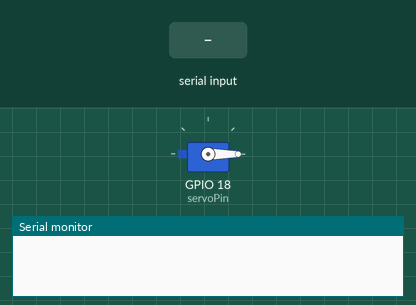
Bench run of a sketch on a simulated ESP32. Shown: servo, the last lines printed to the serial monitor. The test bench sets the inputs (shaded band).

Above: at 1.2 s.
1.3 s: "f" received over Serial
At 2.5 s:
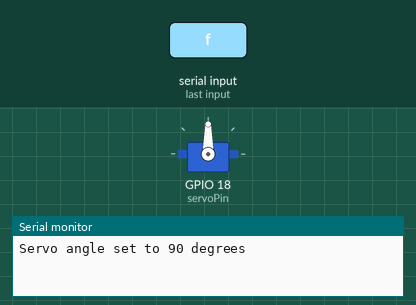
2.8 s: "t" received over Serial
At 3.6 s:
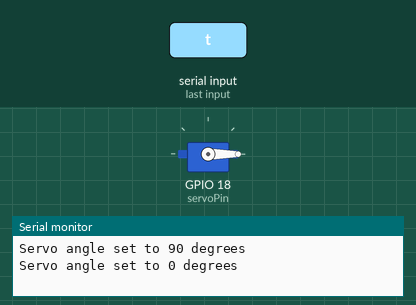
Timing chart, 0 to 5.8 s (numbered marks = the images above; inputs shaded):
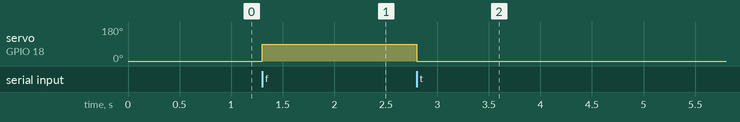

The sketch:

false_ditect_survo_esp32.ino
```cpp
#include <ESP32Servo.h> // ESP32 전용 Servo 라이브러리

Servo myServo; // 서보 모터 객체 생성
int servoPin = 18; // ESP32에서 서보 모터가 연결된 핀 번호 (예: GPIO 18)

void setup() {
  myServo.attach(servoPin); // 서보 모터 핀 연결
  myServo.write(0); // 초기 각도를 0도로 설정
  Serial.begin(115200); // 시리얼 통신 시작 (ESP32는 보통 115200 보레이트를 사용)
}

void loop() {
  if (Serial.available() > 0) { // 시리얼 입력이 있을 경우
    char command = Serial.read(); // 시리얼로 받은 문자 읽기

    if (command == 't') { // 입력이 't'인 경우
      myServo.write(0); // 서보 각도 0도로 설정
      Serial.println("Servo angle set to 0 degrees");
    }
    else if (command == 'f') { // 입력이 'f'인 경우
      myServo.write(90); // 서보 각도 90도로 설정
      Serial.println("Servo angle set to 90 degrees");
    }
  }
}
```

Measured:
- after the input at 1.3 s, servo on GPIO 18 (servoPin): 0° → 90° at once
- after the input at 2.8 s, servo on GPIO 18 (servoPin): 90° → 0° at once
